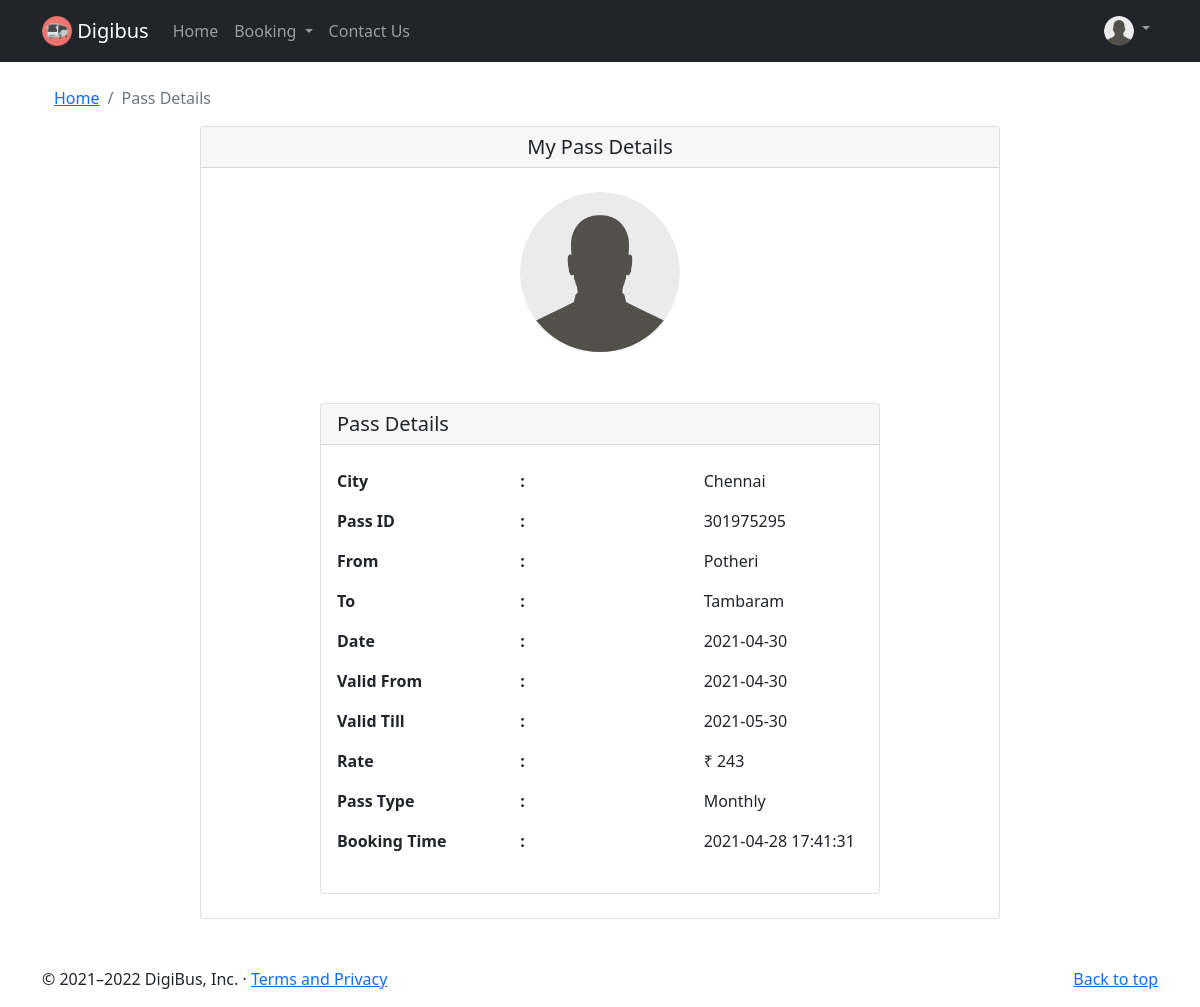
The page /viewpass (signed in) on the database as committed earlier.
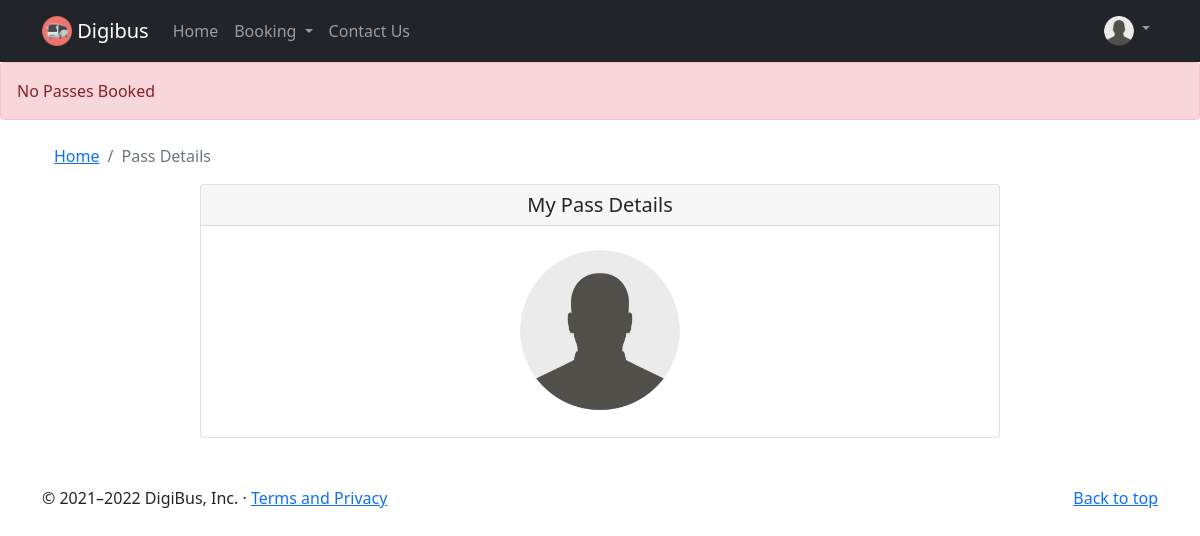
The same page on the database as committed later.
### flaskblog/models.py (models this page shows, shortened)
class Pass(db.Model):
    id = db.Column(db.Integer, primary_key=True)
    city = db.Column(db.String(100), nullable=False)
    source = db.Column(db.String(100), nullable=False)
    dest = db.Column(db.String(100), nullable=False)
    date = db.Column(db.DateTime, nullable=False, default=datetime.now)
    price = db.Column(db.Integer, nullable=False, default=200)
    pass_type = db.Column(db.String(100), nullable=False)
    booking_date = db.Column(db.DateTime, nullable=False,default=datetime.now)
    expiry = db.Column(db.DateTime, nullable=False, default=datetime.now)
    user_id = db.Column(db.Integer, db.ForeignKey('user.id'), nullable=False)

### flaskblog/routes.py (the view, shortened to what this page needs)
@app.route('/viewpass')
@login_required
def viewpass():
    global ans
    user = User.query.get(current_user.id)
    user_pass = Pass.query.filter_by(user_id=user.id).all()
    if user_pass:
        for upass in user_pass:
            if upass.expiry.date() <= datetime.now().date():
                    Pass.query.filter_by(id=upass.id).delete()
                    db.session.commit()
        image_file = url_for('static', filename='profile_pics/' + current_user.image_file)
        return render_template('viewpass.html', title='Pass Details', image_file=image_file,pass_det=user_pass,user_id=User.query.get(current_user.id).id, Pass = Pass,date_now=datetime.now())
    else:
        flash('No Passes Booked', 'danger')
        image_file = url_for('static', filename='profile_pics/' + current_user.image_file)
        return render_template('viewpass.html', title='Pass Details', image_file=image_file,pass_det=[])
    return render_template('viewpass.html', title='Pass Details', image_file=image_file,pass_det=[], Pass=Pass)

### flaskblog/models.py (called while the page is built)
@login_manager.user_loader
def load_user(user_id):
    return User.query.get(int(user_id))

### flaskblog/templates/viewpass.html (shortened to what this page needs)
{% extends "layout1.html" %}
{% block content %}
<div class="container">
  <div class="mt-4">
    <nav aria-label="breadcrumb">
        <ol class="breadcrumb">
            <li class="breadcrumb-item"><a href="{{ url_for('home') }}">Home</a></li>
            <li class="breadcrumb-item active" aria-current="page">Pass Details</li>
        </ol>
    </nav>
  </div>
    <div class="card mx-auto" style="width: 50rem;">
      <h5 class="card-header text-center">My Pass Details</h5>
      <img src="{{ image_file }}" class="rounded-circle account-img mx-auto my-4" style="width: 10rem;">
      {% if pass_det %}
        {% for pass in pass_det %}
          <div class="card mx-auto my-4" style="width: 35rem;">
            <h5 class="card-header text-left">Pass Details</h5>
            <div class="card-body my-2">
              <div class="row">
                <div class="col-sm">
                  <p class="fw-bold">City</p>
                  <p class="fw-bold">Pass ID</p>
                  <p class="fw-bold">From</p>
                  <p class="fw-bold">To</p>
                  <p class="fw-bold">Date</p>
                  <p class="fw-bold">Valid From</p>
                  <p class="fw-bold">Valid Till</p>
                  <p class="fw-bold">Rate</p>
                  <p class="fw-bold">Pass Type</p>
                  <p class="fw-bold">Booking Time</p>
                </div>
                <div class="col-sm">
                  <p class="fw-bold">:</p>
                  <p class="fw-bold">:</p>
                  <p class="fw-bold">:</p>
                  <p class="fw-bold">:</p>
                  <p class="fw-bold">:</p>
                  <p class="fw-bold">:</p>
                  <p class="fw-bold">:</p>
                  <p class="fw-bold">:</p>
                  <p class="fw-bold">:</p>
                  <p class="fw-bold">:</p>
                </div>
                <div class="col-sm">
                  <p class="fw-normal">{{ pass.city }}</p>
                  <p class="fw-normal">{{ pass.id + 301975291 + user_id }}</p>
                  <p class="fw-normal">{{ pass.source }}</p>
                  <p class="fw-normal">{{ pass.dest }}</p>
                  <p class="fw-normal">{{ date_now.date() }}</p>
                  <p class="fw-normal">{{ pass.date.date() }}</p>
                  <p class="fw-normal">{{ pass.expiry.date() }}</p>
                  <p class="fw-normal">₹ {{ pass.price }}</p>
                  <p class="fw-normal">{{ pass.pass_type }}</p>
                  <p class="fw-normal">{{ pass.booking_date.strftime("%Y-%m-%d %H:%M:%S") }}</p>
                </div>
              </div>
            </div>
          </div>
        {% endfor %}
      {% endif %}
    </div>
</div>
{% endblock content %}

### flaskblog/templates/layout1.html (shortened to what this page needs)
<!doctype html>
<html lang="en">
<head>
    <link href="https://cdn.jsdelivr.net/npm/bootstrap@5.0.0-beta2/dist/css/bootstrap.min.css" rel="stylesheet"
>
    <link rel="stylesheet" type="text/css" herf="{{ url_for('static', filename='main.css') }}">
</head>
<body>
    <nav class="navbar navbar-expand-lg navbar-dark bg-dark fixed-top">
        <div class="container">
            <a class="navbar-brand mr-4" href="{{ url_for('home') }}">
                <img src="{{ url_for('static', filename='logo2.png') }}" alt="" width="" height="30" class="d-inline-block align-top">
                Digibus
            </a>
            <div class="collapse navbar-collapse" id="navbarSupportedContent">
                <ul class="navbar-nav me-auto mb-2 mb-lg-0">
                    <li class="nav-item">
                        <a class="nav-link" aria-current="page" href="{{ url_for('home') }}">Home</a>
                    </li>
                    <li class="nav-item dropdown">
                        <a class="nav-link dropdown-toggle" href="#" id="navbarDropdown" role="button"
                            data-bs-toggle="dropdown" aria-expanded="false">
                            Booking
                        </a>
                    </li>
                    <li class="nav-item">
                        <a class="nav-link" href="{{ url_for('contact') }}">Contact Us</a>
                    </li>
                </ul>
                <div class="navbar-nav">
                    {% if current_user.is_authenticated %}
                    <li class="nav-item dropdown">
                            <a class="nav-link dropdown-toggle" href="#" id="navbarDropdown" role="button"
                                data-bs-toggle="dropdown" aria-expanded="false">
                                <img src="{{ image_file }}" height="30" class="rounded-circle d-inline-block align-top">
                            </a>
                        </li>
                    {% else %}
                        <div class="my-1">
                            <a href="{{ url_for('login') }}"><button class="btn btn-outline-success mx-2">Login</button></a>
                            <a href="{{ url_for('signup') }}"><button class="btn btn-outline-success">SignUp</button></a>
                        </div>
                    {% endif %}
                </div>
            </div>
        </div>
    </nav>
    <main role="main" class="">
        <div class="row">
            <div class="col-md">
                {% with messages = get_flashed_messages(with_categories=true) %}
                {% if messages %}
                {% for category, message in messages %}
                <div class="alert alert-{{ category }}">
                    {{ message }}
                </div>
                {% endfor %}
                {% endif %}
                {% endwith %}
                {% block content %}{% endblock %}
            </div>
        </div>
    </main>
    <footer class="container mt-5">
        <p class="float-end"><a href="#">Back to top</a></p>
        <p>© 2021–2022 DigiBus, Inc. · <a href="{{ url_for('terms_privacy') }}">Terms and Privacy</a></p>
    </footer>
</body>
</html>

### flaskblog/templates/layout1.html (style rules this page uses)
body { padding-top: 62px; }

Rows that differ between the two databases and show on the page:
removed Pass: city "Chennai", id "301975295", source "Potheri", dest "Tambaram", date "2021-04-30", expiry "2021-05-30", price "243", pass_type "Monthly", booking_date "2021-04-28 17:41:31"
Other text that changed with them:
new list line: "No Passes Booked"
